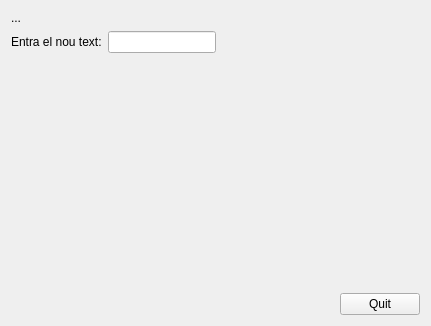
<?xml version="1.0" encoding="UTF-8"?>
<ui version="4.0">
 <class>MyForm</class>
 <widget class="QWidget" name="MyForm">
  <property name="geometry">
   <rect>
    <x>0</x>
    <y>0</y>
    <width>431</width>
    <height>326</height>
   </rect>
  </property>
  <property name="windowTitle">
   <string>Form</string>
  </property>
  <layout class="QVBoxLayout" name="verticalLayout_3">
   <item>
    <layout class="QHBoxLayout" name="horizontalLayout_3">
     <item>
      <layout class="QVBoxLayout" name="verticalLayout_2">
       <item>
        <widget class="QLabel" name="label_2">
         <property name="text">
          <string>...</string>
         </property>
        </widget>
       </item>
       <item>
        <layout class="QHBoxLayout" name="horizontalLayout_2">
         <item>
          <widget class="QLabel" name="label">
           <property name="text">
            <string>Entra el nou text:</string>
           </property>
          </widget>
         </item>
         <item>
          <widget class="MyLineEdit" name="lineEdit">
           <property name="sizePolicy">
            <sizepolicy hsizetype="Fixed" vsizetype="Fixed">
             <horstretch>0</horstretch>
             <verstretch>0</verstretch>
            </sizepolicy>
           </property>
          </widget>
         </item>
        </layout>
       </item>
      </layout>
     </item>
     <item>
      <spacer name="horizontalSpacer_2">
       <property name="orientation">
        <enum>Qt::Horizontal</enum>
       </property>
       <property name="sizeHint" stdset="0">
        <size>
         <width>40</width>
         <height>20</height>
        </size>
       </property>
      </spacer>
     </item>
    </layout>
   </item>
   <item>
    <layout class="QHBoxLayout" name="horizontalLayout">
     <item>
      <spacer name="horizontalSpacer">
       <property name="orientation">
        <enum>Qt::Horizontal</enum>
       </property>
       <property name="sizeHint" stdset="0">
        <size>
         <width>40</width>
         <height>20</height>
        </size>
       </property>
      </spacer>
     </item>
     <item>
      <layout class="QVBoxLayout" name="verticalLayout">
       <item>
        <spacer name="verticalSpacer">
         <property name="orientation">
          <enum>Qt::Vertical</enum>
         </property>
         <property name="sizeHint" stdset="0">
          <size>
           <width>20</width>
           <height>40</height>
          </size>
         </property>
        </spacer>
       </item>
       <item>
        <widget class="QPushButton" name="pushButton">
         <property name="text">
          <string>Quit</string>
         </property>
        </widget>
       </item>
      </layout>
     </item>
    </layout>
   </item>
  </layout>
 </widget>
 <customwidgets>
  <customwidget>
   <class>MyLineEdit</class>
   <extends>QLineEdit</extends>
   <header>MyLineEdit.h</header>
   <slots>
    <signal>enviaText(QString)</signal>
    <slot>tractaReturn()</slot>
   </slots>
  </customwidget>
 </customwidgets>
 <resources/>
 <connections>
  <connection>
   <sender>pushButton</sender>
   <signal>clicked()</signal>
   <receiver>MyForm</receiver>
   <slot>close()</slot>
   <hints>
    <hint type="sourcelabel">
     <x>422</x>
     <y>317</y>
    </hint>
    <hint type="destinationlabel">
     <x>349</x>
     <y>189</y>
    </hint>
   </hints>
  </connection>
  <connection>
   <sender>lineEdit</sender>
   <signal>returnPressed()</signal>
   <receiver>lineEdit</receiver>
   <slot>tractaReturn()</slot>
   <hints>
    <hint type="sourcelabel">
     <x>129</x>
     <y>52</y>
    </hint>
    <hint type="destinationlabel">
     <x>188</x>
     <y>47</y>
    </hint>
   </hints>
  </connection>
  <connection>
   <sender>lineEdit</sender>
   <signal>enviaText(QString)</signal>
   <receiver>label_2</receiver>
   <slot>setText(QString)</slot>
   <hints>
    <hint type="sourcelabel">
     <x>160</x>
     <y>45</y>
    </hint>
    <hint type="destinationlabel">
     <x>103</x>
     <y>21</y>
    </hint>
   </hints>
  </connection>
 </connections>
</ui>
